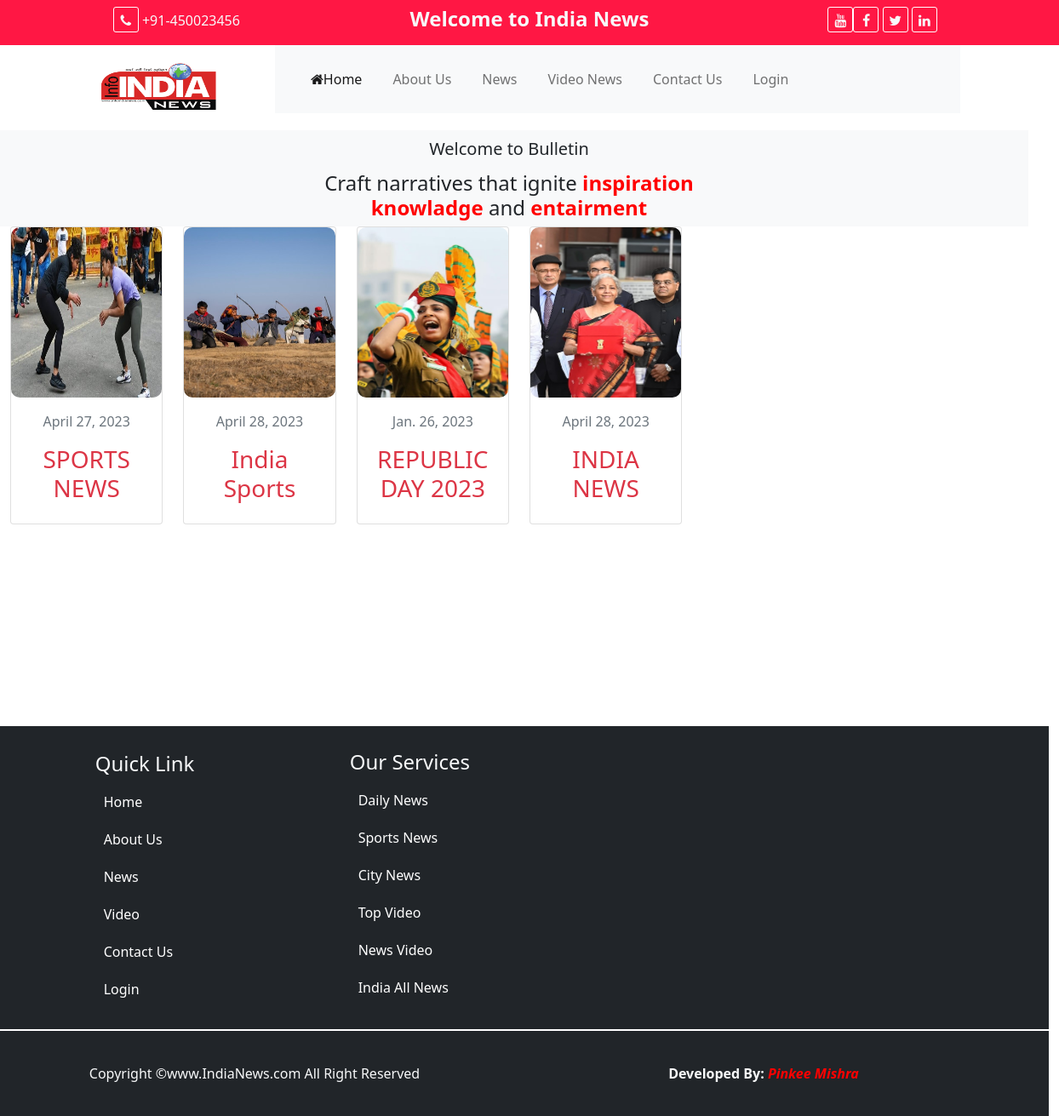
Page /news/ on the committed database.
### news/models.py (models this page shows, shortened)
class bnews(models.Model):
    bhead=models.CharField(max_length=300)
    bdate=models.DateField()
    bdes=models.TextField()
    bpic=models.ImageField(upload_to='static/bnews/',default="")

### news/views.py (the view)
# urls.py: path('news/', views.News),
def News(request):
    Bnews = bnews.objects.all().order_by('-id')[0:8]
    yourdict = {"bulnews":Bnews}
    return render(request,'news/News.html',yourdict)

### templates/news/News.html
{% extends 'base.html' %}
{% load static %}
{% block content %}
<div class="row text-center">
   <div class="row bg-light"> <h5 style="padding-top:10px;">Welcome to Bulletin</h5><br/><br/>
   <h4>Craft narratives that ignite <b style="color:red">inspiration<br/>
   knowladge</b> and <b style="color:red">entairment</b></h4></div>
    {% for b in bulnews %}
    <div class="col-sm-2">
        <div class="card w-100 ">
  <img src="/{{b.bpic}}" style="height:200px;border-radius:10px;" class="card-img-top" alt="...">
  <div class="card-body">
       <p class="card-text text-muted">{{b.bdate}}</p>
     <h3 class="card-title text-danger">{{b.bhead}}</h3>
  </div>
</div>
    </div>
    {% endfor %}
</div>
{% endblock %}

### templates/base.html (style rules this page uses)
:root { --bg-mycolor:#ff1744; }

### rows in the picture
bnews: bpic (picture), bdate "April 27, 2023", bhead "SPORTS NEWS"
bnews: bpic (picture), bdate "April 28, 2023", bhead "India Sports"
bnews: bpic (picture), bdate "Jan. 26, 2023", bhead "REPUBLIC DAY 2023"
bnews: bpic (picture), bdate "April 28, 2023", bhead "INDIA NEWS"
